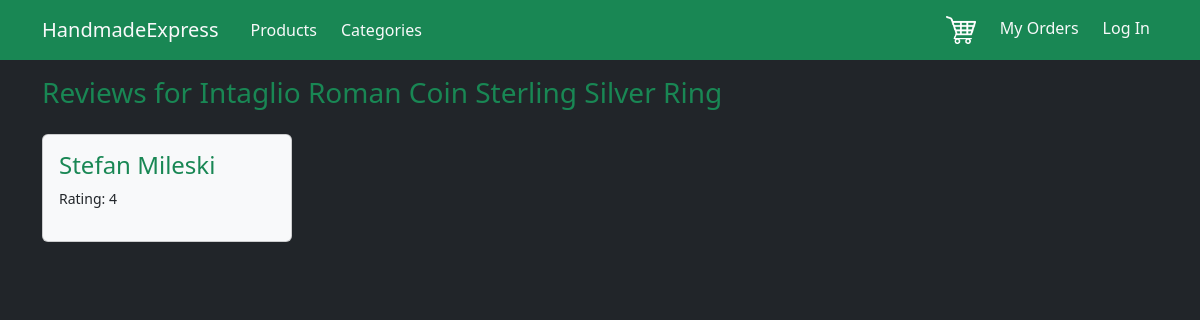
The app's page /reviews/intaglio-roman-coin-sterling-silver-ring, older data.
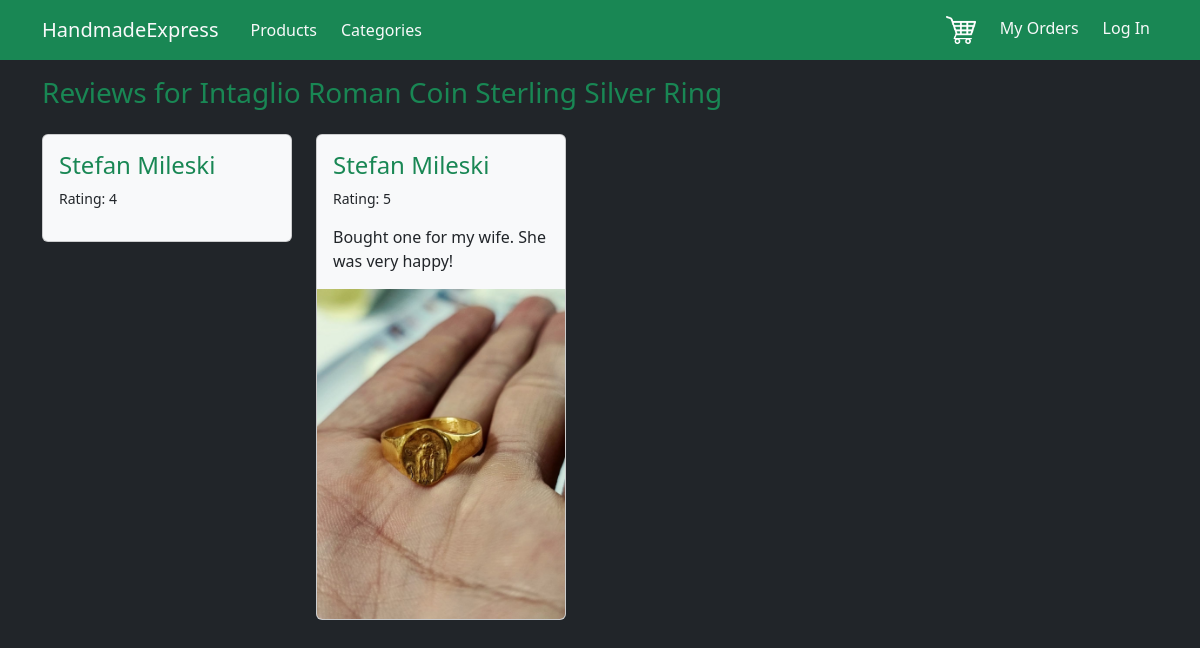
The same page, newer data.
### ShopApp/models.py (models this page shows, shortened)
class Review(models.Model):
    created_at = models.DateTimeField(auto_now_add=True)
    updated_at = models.DateTimeField(auto_now=True)
    rating = models.PositiveIntegerField(validators=[MinValueValidator(1), MaxValueValidator(5)])
    comment = models.TextField(null=True, blank=True)
    image = models.ImageField(upload_to='images/', null=True, blank=True)
    customer = models.ForeignKey(CustomUser, on_delete=models.CASCADE)
    product = models.ForeignKey(Product, on_delete=models.CASCADE, related_name='reviews')
    class Meta:
        unique_together = ['customer', 'product']

class CustomUser(models.Model):
    user = models.OneToOneField(User, on_delete=models.CASCADE, primary_key=True)
    address = models.CharField(max_length=200)
    phone = models.CharField(max_length=200)
    full_name = models.CharField(max_length=200)

### ShopApp/views.py (the view)
# urls.py: path('reviews/<slug:slug>', views.reviews, name='reviews'),
def reviews(request, slug):
    product = Product.objects.get(slug=slug)
    reviews_list = list(product.reviews.all())
    reviews_list.sort(key=lambda x: x.created_at)
    return render(request, 'ShopApp/product_reviews.html', {
        "product": product,
        "reviews": product.reviews.all()
    })

### ShopApp/templates/ShopApp/product_reviews.html (shortened to what this page needs)
{% extends 'base.html' %}
{% block content %}
    <h3 class="text-success d-inline-block mb-4">Reviews for {{ product.name }}</h3>
    {% if reviews %}
        <div class="d-flex flex-wrap">
            {% for review in reviews %}
                <div class="card bg-light d-flex mb-3 flex-shrink-1 me-4" style="width: 250px; height: fit-content;">
                    <div class="card-body d-flex flex-column">
                        <a class="text-decoration-none text-success" href="#">
                            <h4 class="tw-bold d-inline-block">{{ review.customer.full_name }}</h4>
                        </a>
                        <p style="font-size: 14px" class="d-inline-block">Rating: {{ review.rating }}</p>
                        <p class="card-text d-inline-block">{{ review.comment }}</p>
                    </div>
                    <div>
                        {% if review.image %}
                            <img src="{{ review.image.url }}"
                                 class="card-img-bottom"
                                 alt="{{ product.name }}"
                                 width="250px">
                        {% endif %}
                    </div>
                </div>
            {% endfor %}
        </div>
    {% else %}
        <p>There are no reviews for this product yet.</p>
    {% endif %}
{% endblock %}

Row changes from the older to the newer data that the page shows:
added Review: customer.full_name "Stefan Mileski", rating "5", comment "Bought one for my wife. She was very happy!", image (picture)
